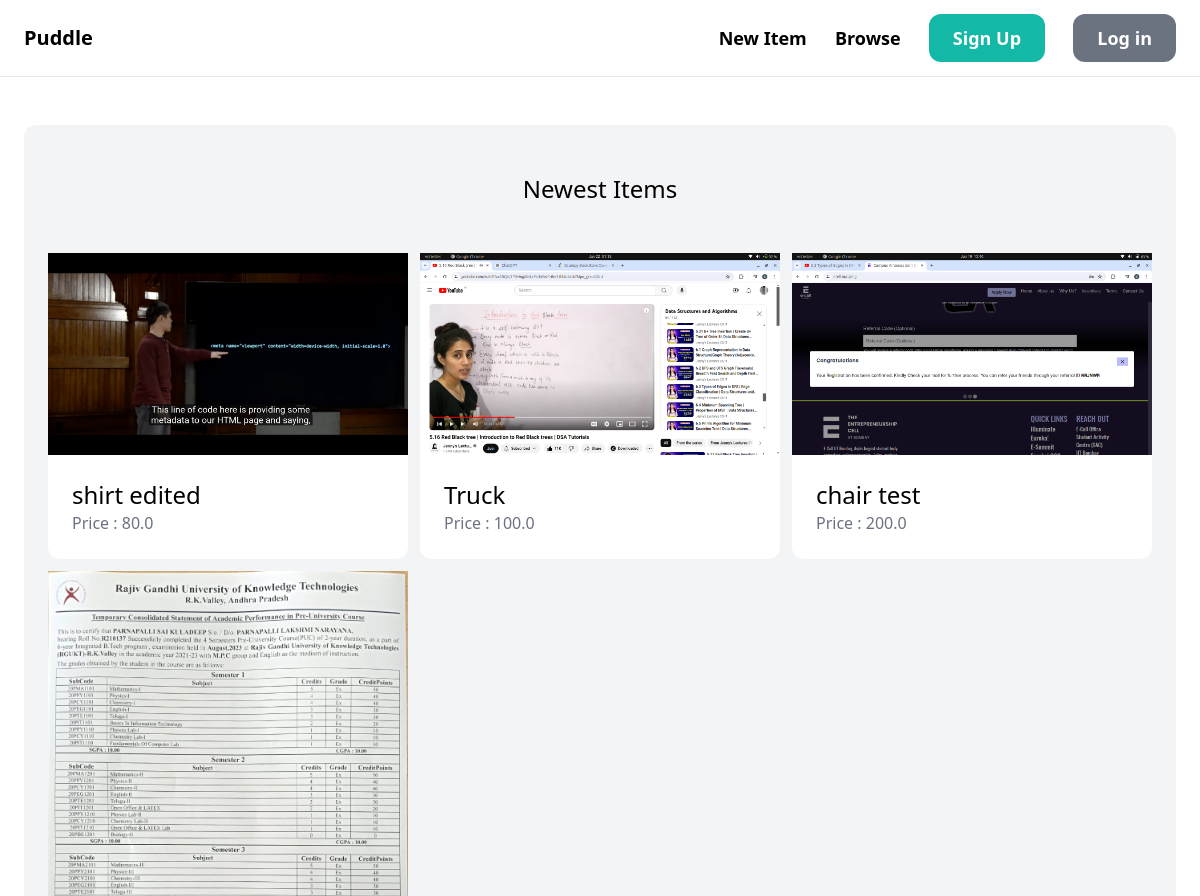
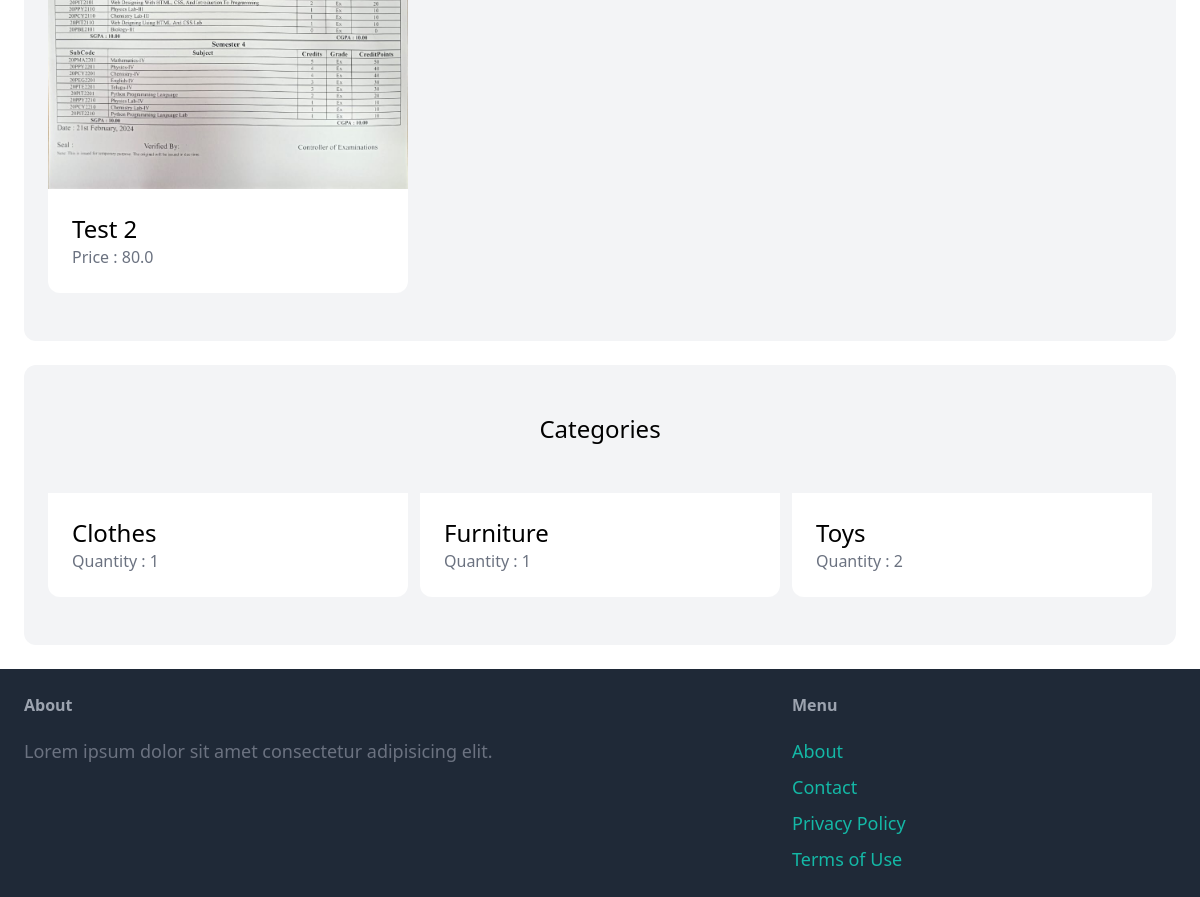
The page / on the database its author committed (2 pictures, top to bottom).
### item/models.py (models this page shows, shortened)
class Item(models.Model):
    category=models.ForeignKey(Category,related_name='items',on_delete=models.CASCADE)
    name=models.CharField(max_length=255)
    description=models.TextField(blank=True,null=True)
    price=models.FloatField()
    image=models.ImageField(upload_to='item_images',blank=True,null=True)
    is_sold=models.BooleanField(default=False)
    created_by=models.ForeignKey(User,related_name='items',on_delete=models.CASCADE)
    created_at=models.DateTimeField(auto_now_add=True)

class Category(models.Model):
    name=models.CharField(max_length=255)
    class Meta:
        ordering=('name',)
        verbose_name_plural='Categories'

### core/views.py (the view)
# urls.py: path('',views.index,name='index'),
def index(request):
    items=Item.objects.filter(is_sold=False)[0:6]
    categories=Category.objects.all()
    return render(request,'core/index.html',{
        'categories':categories,
        'items':items
    })

### core/templates/core/index.html (shortened to what this page needs)
{% extends 'core/base.html' %}
{% block content %}
    <div class="mt-6 px-6 py-12 bg-gray-100 rounded-xl">
        <h2 class="mb-12 text-2xl text-center"> Newest Items</h2>
        <div class="grid grid-cols-3 gap-3">
            {% for item in items %}
            <div>
                <a href="{% url 'item:detail' item.id%}">
                    <div>
                        <img src="{{item.image.url}}" class="'rounded-t-xl">
                    </div>
                    <div class="p-6 bg-white rounded-b-xl">
                         <h2 class="text-2xl">{{item.name}}</h2>
                         <p class="text-gray-500">Price : {{item.price}}</p>
                    </div>
                </a>
            </div>
            {% endfor %}
        </div>
    </div>
    <div class="mt-6 px-6 py-12 bg-gray-100 rounded-xl">
        <h2 class="mb-12 text-2xl text-center"> Categories </h2>
        <div class="grid grid-cols-3 gap-3">
            {% for category in categories %}
            <div>
                <a href="#">
                    <div class="p-6 bg-white rounded-b-xl">
                         <h2 class="text-2xl">{{category.name}}</h2>
                         <p class="text-gray-500">Quantity : {{category.items.count}}</p>
                    </div>
                </a>
            </div>
            {% endfor %}
        </div>
        </div>
    </div>
{% endblock %}

### core/templates/core/base.html (shortened to what this page needs)
<!DOCTYPE html>
<html lang="en">
    <head>
        <script src="https://cdn.tailwindcss.com"></script>
    </head>
    <body>
        <nav class="py-6 px-6 flex justify-between items-center border-b border-greay-200">
            <a href="/" class="text-xl font-semibold"> Puddle</a>
            <div class="space-x-6">
                <a href="{% url 'item:new' %}" class="text-lg font-semibold hover:text-greay-500">New Item</a>
                <a href="{% url 'item:items' %}" class="text-lg font-semibold hover:text-greay-500">Browse</a>
                {% if request.user.is_authenticated %}
                    <a href="{% url 'conversation:inbox'%}" class="px-6 py-3 text-lg font-semibold bg-teal-500 text-white rounded-xl hover:bg-teal-700">Inbox</a>
                    <a href="{% url 'dashboard:index' %}" class="px-6 py-3 text-lg font-semibold bg-gray-500 text-white rounded-xl hover:bg-gray-700"> Dashboard </a>
                {% else %}
                    <a href="{% url 'core:signup' %}" class="px-6 py-3 text-lg font-semibold bg-teal-500 text-white rounded-xl hover:bg-teal-700"> Sign Up</a>
                    <a href="{% url 'core:login' %}" class="px-6 py-3 text-lg font-semibold bg-gray-500 text-white rounded-xl hover:bg-gray-700"> Log in</a>
                {% endif %}
            </div>
        </nav>
        <div class="px-6 py-6">
             {% block content %}
             {% endblock%}
        <footer class="py-6 px-6 flex justify-between bg-gray-800">
            <div class="w-2/3 pr-10">
                <h3 class="mb-5 font-semibold text-gray-400">About</h3>
                <p class="text-lg text-gray-500"> Lorem ipsum dolor sit amet consectetur adipisicing elit.</p>
            </div>
            <div class="w-1/3">
                <h3 class="mb-5 font-semibold text-gray-400">Menu</h3>
                <ul class="space-y-2">
                    <li> <a href="{% url 'core:about'%}" class="text-lg text-teal-500 hover:text-teal-700">About</a></li>
                    <li> <a href="{% url 'core:contact'%}" class="text-lg text-teal-500 hover:text-teal-700">Contact</a></li>
                    <li> <a href="#" class="text-lg text-teal-500 hover:text-teal-700">Privacy Policy</a></li>
                    <li> <a href="#" class="text-lg text-teal-500 hover:text-teal-700">Terms of Use</a></li>
                </ul>
            </div>
        </footer>
    </body>
</html>

### rows shown on the page
Item: image (picture), name "shirt edited", price "80.0"
Item: image (picture), name "Truck", price "100.0"
Item: image (picture), name "chair test", price "200.0"
Item: image (picture), name "Test 2", price "80.0"
Category: name "Clothes", items.count "1"
Category: name "Furniture", items.count "1"
Category: name "Toys", items.count "2"
